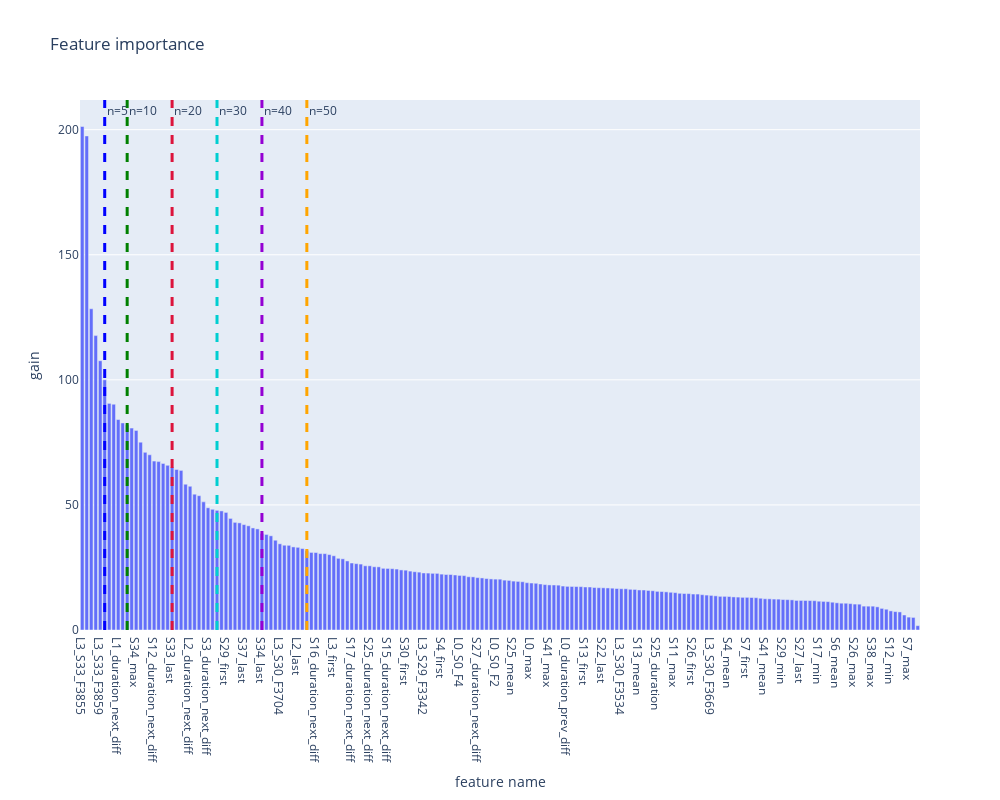

Notebook cell for this chart:
### Code cell
fig = px.bar(data, y="gain",x=data.index,orientation='v' ,title="Feature importance",labels={"index": "feature name"},width=1000,height=800)
fig.add_vline(x=5, line_width=3, line_dash="dash", line_color="blue",annotation_text="n=5")
fig.add_vline(x=10, line_width=3, line_dash="dash", line_color="green",annotation_text="n=10")
fig.add_vline(x=20, line_width=3, line_dash="dash", line_color="crimson",annotation_text="n=20")
fig.add_vline(x=30, line_width=3, line_dash="dash", line_color="darkturquoise",annotation_text="n=30")
fig.add_vline(x=40, line_width=3, line_dash="dash", line_color="darkviolet",annotation_text="n=40")
fig.add_vline(x=50, line_width=3, line_dash="dash", line_color="orange",annotation_text="n=50")

fig.show()

### Figure 1 — Plotly figure (JSON) as saved in the notebook; plotly's stock layout.template omitted (floating-point values rounded to 4 significant figures; data arrays with more than 128 entries replaced by an {"elided": "..."} marker saying what was removed)
{"data": [{"alignmentgroup": "True", "hovertemplate": "feature name=%{x}<br>gain=%{y}<extra></extra>", "legendgroup": "", "marker": {"color": "#636efa", "pattern": {"shape": ""}}, "name": "", "offsetgroup": "", "orientation": "v", "showlegend": false, "textposition": "auto", "type": "bar", "x": {"elided": "187 str values"}, "xaxis": "x", "y": {"elided": "187 float values"}, "yaxis": "y"}], "layout": {"annotations": [{"showarrow": false, "text": "n=5", "x": 5, "xanchor": "left", "xref": "x", "y": 1, "yanchor": "top", "yref": "y domain"}, {"showarrow": false, "text": "n=10", "x": 10, "xanchor": "left", "xref": "x", "y": 1, "yanchor": "top", "yref": "y domain"}, {"showarrow": false, "text": "n=20", "x": 20, "xanchor": "left", "xref": "x", "y": 1, "yanchor": "top", "yref": "y domain"}, {"showarrow": false, "text": "n=30", "x": 30, "xanchor": "left", "xref": "x", "y": 1, "yanchor": "top", "yref": "y domain"}, {"showarrow": false, "text": "n=40", "x": 40, "xanchor": "left", "xref": "x", "y": 1, "yanchor": "top", "yref": "y domain"}, {"showarrow": false, "text": "n=50", "x": 50, "xanchor": "left", "xref": "x", "y": 1, "yanchor": "top", "yref": "y domain"}], "barmode": "relative", "height": 800, "legend": {"tracegroupgap": 0}, "shapes": [{"line": {"color": "blue", "dash": "dash", "width": 3}, "type": "line", "x0": 5, "x1": 5, "xref": "x", "y0": 0, "y1": 1, "yref": "y domain"}, {"line": {"color": "green", "dash": "dash", "width": 3}, "type": "line", "x0": 10, "x1": 10, "xref": "x", "y0": 0, "y1": 1, "yref": "y domain"}, {"line": {"color": "crimson", "dash": "dash", "width": 3}, "type": "line", "x0": 20, "x1": 20, "xref": "x", "y0": 0, "y1": 1, "yref": "y domain"}, {"line": {"color": "darkturquoise", "dash": "dash", "width": 3}, "type": "line", "x0": 30, "x1": 30, "xref": "x", "y0": 0, "y1": 1, "yref": "y domain"}, {"line": {"color": "darkviolet", "dash": "dash", "width": 3}, "type": "line", "x0": 40, "x1": 40, "xref": "x", "y0": 0, "y1": 1, "yref": "y domain"}, {"line": {"color": "orange", "dash": "dash", "width": 3}, "type": "line", "x0": 50, "x1": 50, "xref": "x", "y0": 0, "y1": 1, "yref": "y domain"}], "title": {"text": "Feature importance"}, "width": 1000, "xaxis": {"anchor": "y", "autorange": true, "domain": [0, 1], "range": [-0.5, 186.5], "title": {"text": "feature name"}, "type": "category"}, "yaxis": {"anchor": "x", "autorange": true, "domain": [0, 1], "range": [0, 211.9], "title": {"text": "gain"}, "type": "linear"}}}
